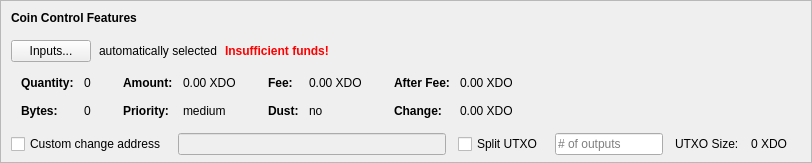
    <widget class="QFrame" name="frameCoinControl">
     <property name="sizePolicy">
      <sizepolicy hsizetype="Expanding" vsizetype="Expanding">
       <horstretch>0</horstretch>
       <verstretch>0</verstretch>
      </sizepolicy>
     </property>
     <property name="maximumSize">
      <size>
       <width>16777215</width>
       <height>16777215</height>
      </size>
     </property>
     <property name="frameShape">
      <enum>QFrame::StyledPanel</enum>
     </property>
     <property name="frameShadow">
      <enum>QFrame::Sunken</enum>
     </property>
     <layout class="QVBoxLayout" name="verticalLayoutCoinControl2">
      <property name="spacing">
       <number>0</number>
      </property>
      <property name="leftMargin">
       <number>0</number>
      </property>
      <property name="topMargin">
       <number>0</number>
      </property>
      <property name="rightMargin">
       <number>0</number>
      </property>
      <property name="bottomMargin">
       <number>6</number>
      </property>
      <item>
       <layout class="QVBoxLayout" name="verticalLayoutCoinControl" stretch="0,0,0,0,1">
        <property name="spacing">
         <number>0</number>
        </property>
        <property name="leftMargin">
         <number>10</number>
        </property>
        <property name="topMargin">
         <number>10</number>
        </property>
        <item>
         <layout class="QHBoxLayout" name="horizontalLayoutCoinControl1">
          <property name="bottomMargin">
           <number>15</number>
          </property>
          <item>
           <widget class="QLabel" name="labelCoinControlFeatures">
            <property name="sizePolicy">
             <sizepolicy hsizetype="Preferred" vsizetype="Maximum">
              <horstretch>0</horstretch>
              <verstretch>0</verstretch>
             </sizepolicy>
            </property>
            <property name="font">
             <font>
              <weight>75</weight>
              <bold>true</bold>
             </font>
            </property>
            <property name="styleSheet">
             <string notr="true">font-weight:bold;</string>
            </property>
            <property name="text">
             <string>Coin Control Features</string>
            </property>
           </widget>
          </item>
         </layout>
        </item>
        <item>
         <layout class="QHBoxLayout" name="horizontalLayoutCoinControl2" stretch="0,0,0,0">
          <property name="spacing">
           <number>8</number>
          </property>
          <property name="bottomMargin">
           <number>10</number>
          </property>
          <item>
           <widget class="QPushButton" name="pushButtonCoinControl">
            <property name="styleSheet">
             <string notr="true"/>
            </property>
            <property name="text">
             <string>Inputs...</string>
            </property>
            <property name="autoDefault">
             <bool>false</bool>
            </property>
           </widget>
          </item>
          <item>
           <widget class="QLabel" name="labelCoinControlAutomaticallySelected">
            <property name="text">
             <string>automatically selected</string>
            </property>
            <property name="margin">
             <number>5</number>
            </property>
           </widget>
          </item>
          <item>
           <widget class="QLabel" name="labelCoinControlInsuffFunds">
            <property name="font">
             <font>
              <weight>75</weight>
              <bold>true</bold>
             </font>
            </property>
            <property name="styleSheet">
             <string notr="true">color:red;font-weight:bold;</string>
            </property>
            <property name="text">
             <string>Insufficient funds!</string>
            </property>
            <property name="margin">
             <number>5</number>
            </property>
           </widget>
          </item>
          <item>
           <spacer name="horizontalSpacerCoinControl">
            <property name="orientation">
             <enum>Qt::Horizontal</enum>
            </property>
            <property name="sizeHint" stdset="0">
             <size>
              <width>40</width>
              <height>1</height>
             </size>
            </property>
           </spacer>
          </item>
         </layout>
        </item>
        <item>
         <widget class="QWidget" name="widgetCoinControl" native="true">
          <property name="sizePolicy">
           <sizepolicy hsizetype="Preferred" vsizetype="Preferred">
            <horstretch>0</horstretch>
            <verstretch>0</verstretch>
           </sizepolicy>
          </property>
          <property name="minimumSize">
           <size>
            <width>0</width>
            <height>0</height>
           </size>
          </property>
          <property name="styleSheet">
           <string notr="true"/>
          </property>
          <layout class="QHBoxLayout" name="horizontalLayoutCoinControl5">
           <property name="leftMargin">
            <number>0</number>
           </property>
           <property name="topMargin">
            <number>0</number>
           </property>
           <property name="rightMargin">
            <number>0</number>
           </property>
           <property name="bottomMargin">
            <number>0</number>
           </property>
           <item>
            <layout class="QHBoxLayout" name="horizontalLayoutCoinControl3" stretch="0,0,0,1">
             <property name="spacing">
              <number>20</number>
             </property>
             <property name="topMargin">
              <number>0</number>
             </property>
             <property name="bottomMargin">
              <number>10</number>
             </property>
             <item>
              <layout class="QFormLayout" name="formLayoutCoinControl1">
               <property name="horizontalSpacing">
                <number>10</number>
               </property>
               <property name="verticalSpacing">
                <number>14</number>
               </property>
               <property name="leftMargin">
                <number>10</number>
               </property>
               <property name="topMargin">
                <number>4</number>
               </property>
               <property name="rightMargin">
                <number>6</number>
               </property>
               <item row="0" column="0">
                <widget class="QLabel" name="labelCoinControlQuantityText">
                 <property name="font">
                  <font>
                   <weight>75</weight>
                   <bold>true</bold>
                  </font>
                 </property>
                 <property name="text">
                  <string>Quantity:</string>
                 </property>
                 <property name="margin">
                  <number>0</number>
                 </property>
                </widget>
               </item>
               <item row="0" column="1">
                <widget class="QLabel" name="labelCoinControlQuantity">
                 <property name="cursor">
                  <cursorShape>IBeamCursor</cursorShape>
                 </property>
                 <property name="contextMenuPolicy">
                  <enum>Qt::ActionsContextMenu</enum>
                 </property>
                 <property name="text">
                  <string notr="true">0</string>
                 </property>
                 <property name="margin">
                  <number>0</number>
                 </property>
                 <property name="textInteractionFlags">
                  <set>Qt::LinksAccessibleByMouse|Qt::TextSelectableByKeyboard|Qt::TextSelectableByMouse</set>
                 </property>
                </widget>
               </item>
               <item row="1" column="0">
                <widget class="QLabel" name="labelCoinControlBytesText">
                 <property name="font">
                  <font>
                   <weight>75</weight>
                   <bold>true</bold>
                  </font>
                 </property>
                 <property name="text">
                  <string>Bytes:</string>
                 </property>
                </widget>
               </item>
               <item row="1" column="1">
                <widget class="QLabel" name="labelCoinControlBytes">
                 <property name="cursor">
                  <cursorShape>IBeamCursor</cursorShape>
                 </property>
                 <property name="contextMenuPolicy">
                  <enum>Qt::ActionsContextMenu</enum>
                 </property>
                 <property name="text">
                  <string notr="true">0</string>
                 </property>
                 <property name="textInteractionFlags">
                  <set>Qt::LinksAccessibleByMouse|Qt::TextSelectableByKeyboard|Qt::TextSelectableByMouse</set>
                 </property>
                </widget>
               </item>
              </layout>
             </item>
             <item>
              <layout class="QFormLayout" name="formLayoutCoinControl2">
               <property name="horizontalSpacing">
                <number>10</number>
               </property>
               <property name="verticalSpacing">
                <number>14</number>
               </property>
               <property name="leftMargin">
                <number>6</number>
               </property>
               <property name="topMargin">
                <number>4</number>
               </property>
               <property name="rightMargin">
                <number>6</number>
               </property>
               <item row="0" column="0">
                <widget class="QLabel" name="labelCoinControlAmountText">
                 <property name="font">
                  <font>
                   <weight>75</weight>
                   <bold>true</bold>
                  </font>
                 </property>
                 <property name="text">
                  <string>Amount:</string>
                 </property>
                 <property name="margin">
                  <number>0</number>
                 </property>
                </widget>
               </item>
               <item row="0" column="1">
                <widget class="QLabel" name="labelCoinControlAmount">
                 <property name="cursor">
                  <cursorShape>IBeamCursor</cursorShape>
                 </property>
                 <property name="contextMenuPolicy">
                  <enum>Qt::ActionsContextMenu</enum>
                 </property>
                 <property name="text">
                  <string notr="true">0.00 XDO</string>
                 </property>
                 <property name="textInteractionFlags">
                  <set>Qt::LinksAccessibleByMouse|Qt::TextSelectableByKeyboard|Qt::TextSelectableByMouse</set>
                 </property>
                </widget>
               </item>
               <item row="1" column="0">
                <widget class="QLabel" name="labelCoinControlPriorityText">
                 <property name="font">
                  <font>
                   <weight>75</weight>
                   <bold>true</bold>
                  </font>
                 </property>
                 <property name="text">
                  <string>Priority:</string>
                 </property>
                </widget>
               </item>
               <item row="1" column="1">
                <widget class="QLabel" name="labelCoinControlPriority">
                 <property name="cursor">
                  <cursorShape>IBeamCursor</cursorShape>
                 </property>
                 <property name="contextMenuPolicy">
                  <enum>Qt::ActionsContextMenu</enum>
                 </property>
                 <property name="text">
                  <string>medium</string>
                 </property>
                 <property name="textInteractionFlags">
                  <set>Qt::LinksAccessibleByMouse|Qt::TextSelectableByKeyboard|Qt::TextSelectableByMouse</set>
                 </property>
                </widget>
               </item>
              </layout>
             </item>
             <item>
              <layout class="QFormLayout" name="formLayoutCoinControl3">
               <property name="horizontalSpacing">
                <number>10</number>
               </property>
               <property name="verticalSpacing">
                <number>14</number>
               </property>
               <property name="leftMargin">
                <number>6</number>
               </property>
               <property name="topMargin">
                <number>4</number>
               </property>
               <property name="rightMargin">
                <number>6</number>
               </property>
               <item row="0" column="0">
                <widget class="QLabel" name="labelCoinControlFeeText">
                 <property name="font">
                  <font>
                   <weight>75</weight>
                   <bold>true</bold>
                  </font>
                 </property>
                 <property name="text">
                  <string>Fee:</string>
                 </property>
                 <property name="margin">
                  <number>0</number>
                 </property>
                </widget>
               </item>
               <item row="0" column="1">
                <widget class="QLabel" name="labelCoinControlFee">
                 <property name="cursor">
                  <cursorShape>IBeamCursor</cursorShape>
                 </property>
                 <property name="contextMenuPolicy">
                  <enum>Qt::ActionsContextMenu</enum>
                 </property>
                 <property name="text">
                  <string notr="true">0.00 XDO</string>
                 </property>
                 <property name="textInteractionFlags">
                  <set>Qt::LinksAccessibleByMouse|Qt::TextSelectableByKeyboard|Qt::TextSelectableByMouse</set>
                 </property>
                </widget>
               </item>
               <item row="1" column="0">
                <widget class="QLabel" name="labelCoinControlLowOutputText">
                 <property name="font">
                  <font>
                   <weight>75</weight>
                   <bold>true</bold>
                  </font>
                 </property>
                 <property name="text">
                  <string>Dust:</string>
                 </property>
                </widget>
               </item>
               <item row="1" column="1">
                <widget class="QLabel" name="labelCoinControlLowOutput">
                 <property name="cursor">
                  <cursorShape>IBeamCursor</cursorShape>
                 </property>
                 <property name="contextMenuPolicy">
                  <enum>Qt::ActionsContextMenu</enum>
                 </property>
                 <property name="text">
                  <string>no</string>
                 </property>
                 <property name="textInteractionFlags">
                  <set>Qt::LinksAccessibleByMouse|Qt::TextSelectableByKeyboard|Qt::TextSelectableByMouse</set>
                 </property>
                </widget>
               </item>
              </layout>
             </item>
             <item>
              <layout class="QFormLayout" name="formLayoutCoinControl4">
               <property name="horizontalSpacing">
                <number>10</number>
               </property>
               <property name="verticalSpacing">
                <number>14</number>
               </property>
               <property name="leftMargin">
                <number>6</number>
               </property>
               <property name="topMargin">
                <number>4</number>
               </property>
               <property name="rightMargin">
                <number>6</number>
               </property>
               <item row="0" column="0">
                <widget class="QLabel" name="labelCoinControlAfterFeeText">
                 <property name="font">
                  <font>
                   <weight>75</weight>
                   <bold>true</bold>
                  </font>
                 </property>
                 <property name="text">
                  <string>After Fee:</string>
                 </property>
                 <property name="margin">
                  <number>0</number>
                 </property>
                </widget>
               </item>
               <item row="0" column="1">
                <widget class="QLabel" name="labelCoinControlAfterFee">
                 <property name="cursor">
                  <cursorShape>IBeamCursor</cursorShape>
                 </property>
                 <property name="contextMenuPolicy">
                  <enum>Qt::ActionsContextMenu</enum>
                 </property>
                 <property name="text">
                  <string notr="true">0.00 XDO</string>
                 </property>
                 <property name="textInteractionFlags">
                  <set>Qt::LinksAccessibleByMouse|Qt::TextSelectableByKeyboard|Qt::TextSelectableByMouse</set>
                 </property>
                </widget>
               </item>
               <item row="1" column="0">
                <widget class="QLabel" name="labelCoinControlChangeText">
                 <property name="font">
                  <font>
                   <weight>75</weight>
                   <bold>true</bold>
                  </font>
                 </property>
                 <property name="text">
                  <string>Change:</string>
                 </property>
                </widget>
               </item>
               <item row="1" column="1">
                <widget class="QLabel" name="labelCoinControlChange">
                 <property name="cursor">
                  <cursorShape>IBeamCursor</cursorShape>
                 </property>
                 <property name="contextMenuPolicy">
                  <enum>Qt::ActionsContextMenu</enum>
                 </property>
                 <property name="text">
                  <string notr="true">0.00 XDO</string>
                 </property>
                 <property name="textInteractionFlags">
                  <set>Qt::LinksAccessibleByMouse|Qt::TextSelectableByKeyboard|Qt::TextSelectableByMouse</set>
                 </property>
                </widget>
               </item>
              </layout>
             </item>
            </layout>
           </item>
          </layout>
         </widget>
        </item>
        <item>
         <layout class="QHBoxLayout" name="horizontalLayoutCoinControl4" stretch="0,0,0,0,0,0,0">
          <property name="spacing">
           <number>12</number>
          </property>
          <property name="sizeConstraint">
           <enum>QLayout::SetDefaultConstraint</enum>
          </property>
          <property name="topMargin">
           <number>5</number>
          </property>
          <property name="rightMargin">
           <number>5</number>
          </property>
          <item>
           <widget class="QCheckBox" name="checkBoxCoinControlChange">
            <property name="toolTip">
             <string>If this is activated, but the change address is empty or invalid, change will be sent to a newly generated address.</string>
            </property>
            <property name="text">
             <string>Custom change address</string>
            </property>
           </widget>
          </item>
          <item>
           <widget class="QValidatedLineEdit" name="lineEditCoinControlChange">
            <property name="enabled">
             <bool>false</bool>
            </property>
            <property name="sizePolicy">
             <sizepolicy hsizetype="Expanding" vsizetype="Fixed">
              <horstretch>0</horstretch>
              <verstretch>0</verstretch>
             </sizepolicy>
            </property>
           </widget>
          </item>
          <item>
           <widget class="QCheckBox" name="splitBlockCheckBox">
            <property name="text">
             <string>Split UTXO</string>
            </property>
           </widget>
          </item>
          <item>
           <widget class="QLineEdit" name="splitBlockLineEdit">
            <property name="sizePolicy">
             <sizepolicy hsizetype="Fixed" vsizetype="Fixed">
              <horstretch>50</horstretch>
              <verstretch>0</verstretch>
             </sizepolicy>
            </property>
            <property name="placeholderText">
             <string># of outputs</string>
            </property>
           </widget>
          </item>
          <item>
           <widget class="QLabel" name="labelBlockSizeText">
            <property name="text">
             <string>UTXO Size:</string>
            </property>
           </widget>
          </item>
          <item>
           <widget class="QLabel" name="labelBlockSize">
            <property name="text">
             <string>0 XDO</string>
            </property>
           </widget>
          </item>
          <item>
           <widget class="QLabel" name="labelCoinControlChangeLabel">
            <property name="sizePolicy">
             <sizepolicy hsizetype="Preferred" vsizetype="Expanding">
              <horstretch>0</horstretch>
              <verstretch>0</verstretch>
             </sizepolicy>
            </property>
            <property name="minimumSize">
             <size>
              <width>0</width>
              <height>0</height>
             </size>
            </property>
            <property name="text">
             <string/>
            </property>
            <property name="margin">
             <number>3</number>
            </property>
           </widget>
          </item>
         </layout>
        </item>
        <item>
         <spacer name="verticalSpacerCoinControl">
          <property name="orientation">
           <enum>Qt::Vertical</enum>
          </property>
          <property name="sizeHint" stdset="0">
           <size>
            <width>800</width>
            <height>1</height>
           </size>
          </property>
         </spacer>
        </item>
       </layout>
      </item>
     </layout>
    </widget>
